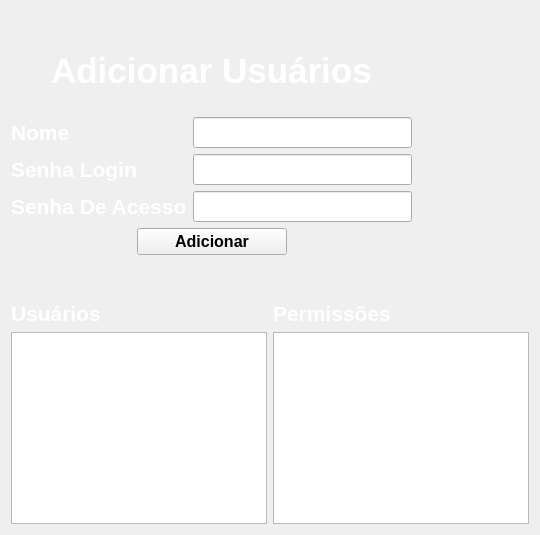
            <widget class="QWidget" name="tab_2">
             <attribute name="title">
              <string>Usuários</string>
             </attribute>
             <layout class="QGridLayout" name="gridLayout_10">
              <item row="0" column="0">
               <layout class="QGridLayout" name="gridLayout_9">
                <item row="4" column="0">
                 <layout class="QHBoxLayout" name="horizontalLayout_18">
                  <item>
                   <widget class="QLabel" name="label_18">
                    <property name="font">
                     <font>
                      <pointsize>16</pointsize>
                      <weight>75</weight>
                      <bold>true</bold>
                     </font>
                    </property>
                    <property name="styleSheet">
                     <string notr="true">color: rgb(255, 255, 255);</string>
                    </property>
                    <property name="text">
                     <string>Usuários</string>
                    </property>
                   </widget>
                  </item>
                  <item>
                   <widget class="QLabel" name="label_19">
                    <property name="font">
                     <font>
                      <pointsize>16</pointsize>
                      <weight>75</weight>
                      <bold>true</bold>
                     </font>
                    </property>
                    <property name="styleSheet">
                     <string notr="true">color: rgb(255, 255, 255);</string>
                    </property>
                    <property name="text">
                     <string>Permissões</string>
                    </property>
                   </widget>
                  </item>
                 </layout>
                </item>
                <item row="6" column="0">
                 <layout class="QHBoxLayout" name="horizontalLayout_17">
                  <item>
                   <widget class="QListWidget" name="listWidget_usuario">
                    <property name="font">
                     <font>
                      <pointsize>14</pointsize>
                      <weight>75</weight>
                      <bold>true</bold>
                     </font>
                    </property>
                    <property name="styleSheet">
                     <string notr="true">color: rgb(255, 255, 255);</string>
                    </property>
                   </widget>
                  </item>
                  <item>
                   <widget class="QListWidget" name="listWidget_permissoes">
                    <property name="font">
                     <font>
                      <pointsize>14</pointsize>
                      <weight>75</weight>
                      <bold>true</bold>
                     </font>
                    </property>
                    <property name="styleSheet">
                     <string notr="true">color: rgb(255, 255, 255);</string>
                    </property>
                   </widget>
                  </item>
                 </layout>
                </item>
                <item row="0" column="0">
                 <layout class="QHBoxLayout" name="horizontalLayout_24">
                  <item>
                   <layout class="QVBoxLayout" name="verticalLayout_18">
                    <item>
                     <spacer name="horizontalSpacer_43">
                      <property name="orientation">
                       <enum>Qt::Horizontal</enum>
                      </property>
                      <property name="sizeHint" stdset="0">
                       <size>
                        <width>40</width>
                        <height>20</height>
                       </size>
                      </property>
                     </spacer>
                    </item>
                    <item>
                     <spacer name="horizontalSpacer_44">
                      <property name="orientation">
                       <enum>Qt::Horizontal</enum>
                      </property>
                      <property name="sizeHint" stdset="0">
                       <size>
                        <width>40</width>
                        <height>20</height>
                       </size>
                      </property>
                     </spacer>
                    </item>
                    <item>
                     <layout class="QHBoxLayout" name="horizontalLayout_22">
                      <item>
                       <spacer name="horizontalSpacer_33">
                        <property name="orientation">
                         <enum>Qt::Horizontal</enum>
                        </property>
                        <property name="sizeHint" stdset="0">
                         <size>
                          <width>40</width>
                          <height>20</height>
                         </size>
                        </property>
                       </spacer>
                      </item>
                      <item>
                       <widget class="QLabel" name="label_23">
                        <property name="font">
                         <font>
                          <pointsize>26</pointsize>
                          <weight>75</weight>
                          <bold>true</bold>
                         </font>
                        </property>
                        <property name="styleSheet">
                         <string notr="true">color: rgb(255, 255, 255);</string>
                        </property>
                        <property name="text">
                         <string>Adicionar Usuários</string>
                        </property>
                       </widget>
                      </item>
                      <item>
                       <spacer name="horizontalSpacer_34">
                        <property name="orientation">
                         <enum>Qt::Horizontal</enum>
                        </property>
                        <property name="sizeHint" stdset="0">
                         <size>
                          <width>40</width>
                          <height>20</height>
                         </size>
                        </property>
                       </spacer>
                      </item>
                     </layout>
                    </item>
                    <item>
                     <spacer name="horizontalSpacer_32">
                      <property name="orientation">
                       <enum>Qt::Horizontal</enum>
                      </property>
                      <property name="sizeHint" stdset="0">
                       <size>
                        <width>40</width>
                        <height>20</height>
                       </size>
                      </property>
                     </spacer>
                    </item>
                    <item>
                     <layout class="QHBoxLayout" name="horizontalLayout_19">
                      <item>
                       <layout class="QVBoxLayout" name="verticalLayout_19">
                        <item>
                         <widget class="QLabel" name="label_20">
                          <property name="font">
                           <font>
                            <pointsize>16</pointsize>
                            <weight>75</weight>
                            <bold>true</bold>
                           </font>
                          </property>
                          <property name="styleSheet">
                           <string notr="true">color: rgb(255, 255, 255);</string>
                          </property>
                          <property name="text">
                           <string>Nome</string>
                          </property>
                         </widget>
                        </item>
                        <item>
                         <widget class="QLabel" name="label_21">
                          <property name="font">
                           <font>
                            <pointsize>16</pointsize>
                            <weight>75</weight>
                            <bold>true</bold>
                           </font>
                          </property>
                          <property name="styleSheet">
                           <string notr="true">color: rgb(255, 255, 255);</string>
                          </property>
                          <property name="text">
                           <string>Senha Login</string>
                          </property>
                         </widget>
                        </item>
                        <item>
                         <widget class="QLabel" name="label_22">
                          <property name="font">
                           <font>
                            <pointsize>16</pointsize>
                            <weight>75</weight>
                            <bold>true</bold>
                           </font>
                          </property>
                          <property name="styleSheet">
                           <string notr="true">color: rgb(255, 255, 255);</string>
                          </property>
                          <property name="text">
                           <string>Senha De Acesso</string>
                          </property>
                         </widget>
                        </item>
                       </layout>
                      </item>
                      <item>
                       <layout class="QVBoxLayout" name="verticalLayout_22">
                        <item>
                         <widget class="QLineEdit" name="lineEdit_adicionar_usuarios_nome">
                          <property name="font">
                           <font>
                            <pointsize>14</pointsize>
                            <weight>75</weight>
                            <bold>true</bold>
                           </font>
                          </property>
                          <property name="styleSheet">
                           <string notr="true">color: rgb(255, 255, 255);</string>
                          </property>
                          <property name="maxLength">
                           <number>30</number>
                          </property>
                         </widget>
                        </item>
                        <item>
                         <widget class="QLineEdit" name="lineEdit_adicionar_usuarios_senha_login">
                          <property name="font">
                           <font>
                            <pointsize>14</pointsize>
                            <weight>75</weight>
                            <bold>true</bold>
                           </font>
                          </property>
                          <property name="styleSheet">
                           <string notr="true">color: rgb(255, 255, 255);</string>
                          </property>
                          <property name="maxLength">
                           <number>30</number>
                          </property>
                         </widget>
                        </item>
                        <item>
                         <widget class="QLineEdit" name="lineEdit_adicionar_usuarios_senha_acesso">
                          <property name="font">
                           <font>
                            <pointsize>14</pointsize>
                            <weight>75</weight>
                            <bold>true</bold>
                           </font>
                          </property>
                          <property name="styleSheet">
                           <string notr="true">color: rgb(255, 255, 255);</string>
                          </property>
                          <property name="maxLength">
                           <number>30</number>
                          </property>
                         </widget>
                        </item>
                       </layout>
                      </item>
                     </layout>
                    </item>
                    <item>
                     <layout class="QHBoxLayout" name="horizontalLayout_23">
                      <item>
                       <spacer name="horizontalSpacer_35">
                        <property name="orientation">
                         <enum>Qt::Horizontal</enum>
                        </property>
                        <property name="sizeHint" stdset="0">
                         <size>
                          <width>40</width>
                          <height>20</height>
                         </size>
                        </property>
                       </spacer>
                      </item>
                      <item>
                       <widget class="QPushButton" name="pushButton_add_usuario">
                        <property name="minimumSize">
                         <size>
                          <width>150</width>
                          <height>0</height>
                         </size>
                        </property>
                        <property name="font">
                         <font>
                          <pointsize>12</pointsize>
                          <weight>75</weight>
                          <bold>true</bold>
                         </font>
                        </property>
                        <property name="cursor">
                         <cursorShape>PointingHandCursor</cursorShape>
                        </property>
                        <property name="styleSheet">
                         <string notr="true"/>
                        </property>
                        <property name="text">
                         <string>Adicionar</string>
                        </property>
                       </widget>
                      </item>
                      <item>
                       <spacer name="horizontalSpacer_36">
                        <property name="orientation">
                         <enum>Qt::Horizontal</enum>
                        </property>
                        <property name="sizeHint" stdset="0">
                         <size>
                          <width>40</width>
                          <height>20</height>
                         </size>
                        </property>
                       </spacer>
                      </item>
                     </layout>
                    </item>
                   </layout>
                  </item>
                  <item>
                   <spacer name="horizontalSpacer_31">
                    <property name="orientation">
                     <enum>Qt::Horizontal</enum>
                    </property>
                    <property name="sizeHint" stdset="0">
                     <size>
                      <width>40</width>
                      <height>20</height>
                     </size>
                    </property>
                   </spacer>
                  </item>
                 </layout>
                </item>
                <item row="2" column="0">
                 <spacer name="horizontalSpacer_40">
                  <property name="orientation">
                   <enum>Qt::Horizontal</enum>
                  </property>
                  <property name="sizeHint" stdset="0">
                   <size>
                    <width>40</width>
                    <height>20</height>
                   </size>
                  </property>
                 </spacer>
                </item>
                <item row="1" column="0">
                 <spacer name="horizontalSpacer_37">
                  <property name="orientation">
                   <enum>Qt::Horizontal</enum>
                  </property>
                  <property name="sizeHint" stdset="0">
                   <size>
                    <width>40</width>
                    <height>20</height>
                   </size>
                  </property>
                 </spacer>
                </item>
               </layout>
              </item>
             </layout>
            </widget>
